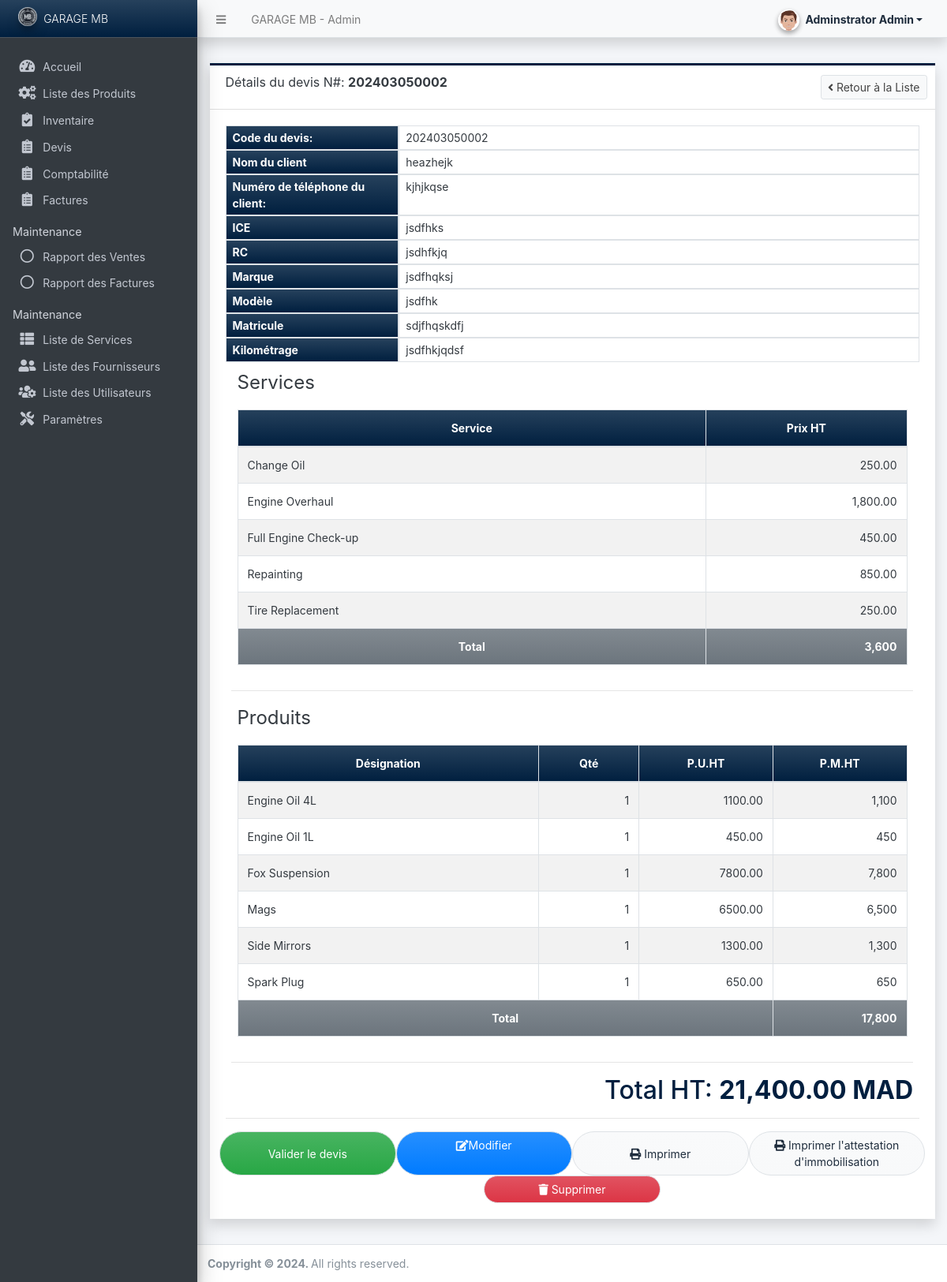
Screenshot of /admin/?page=transactions/view_details&id=9 (signed in) with the database file from the repository.
### tables this page shows
CREATE TABLE `transaction_services` (
  `transaction_id` int(30) NOT NULL,
  `service_id` int(30) NOT NULL,
  `price` float(15,2) NOT NULL DEFAULT 0.00
);

CREATE TABLE `service_list` (
  `id` int(30) NOT NULL,
  `name` text NOT NULL,
  `description` text NOT NULL,
  `price` float(15,2) NOT NULL DEFAULT 0.00,
  `status` tinyint(1) NOT NULL DEFAULT 1,
  `delete_flag` tinyint(1) NOT NULL DEFAULT 0,
  `date_created` datetime NOT NULL DEFAULT current_timestamp(),
  `date_updated` datetime NOT NULL DEFAULT current_timestamp() ON UPDATE current_timestamp()
);

CREATE TABLE `transaction_products` (
  `transaction_id` int(30) NOT NULL,
  `product_id` int(30) NOT NULL,
  `qty` int(11) NOT NULL DEFAULT 0,
  `price` float(15,2) NOT NULL DEFAULT 0.00
);

CREATE TABLE `product_list` (
  `id` int(30) NOT NULL,
  `name` text NOT NULL,
  `description` text NOT NULL,
  `price` float(15,2) NOT NULL DEFAULT 0.00,
  `image_path` text NOT NULL,
  `status` tinyint(1) NOT NULL DEFAULT 1,
  `delete_flag` tinyint(1) NOT NULL DEFAULT 0,
  `date_created` datetime NOT NULL DEFAULT current_timestamp(),
  `date_updated` datetime NOT NULL DEFAULT current_timestamp() ON UPDATE current_timestamp()
);

### config.php (called while the page is built, shortened)
<?php
function format_num($number = '' , $decimal = ''){
    if(is_numeric($number)){
        $ex = explode(".",$number);
        $decLen = isset($ex[1]) ? strlen($ex[1]) : 0;
        if(is_numeric($decimal)){
            return number_format($number,$decimal);
        }else{
            return number_format($number,$decLen);
        }
    }else{
        return "Invalid Input";
    }
}
?>

### admin/transactions/view_details.php (the view, shortened to what this page needs)
<div class="content py-3">
    <div class="card card-outline card-navy rounded-0 shadow">
        <div class="card-header">
            <h4 class="card-title">Détails du devis N#: <b><?= isset($code) ? $code : "" ?></b></h4>
            <div class="card-tools">
                <a href="./?page=transactions" class="btn btn-default border btn-sm"><i class="fa fa-angle-left"></i> Retour à la Liste</a>
            </div>
        </div>
        <div class="card-body">
            <div class="container-fluid" id="printout">
                <div class="row mb-0">
                    <div class="col-3 py-1 px-2 border border-navy bg-gradient-navy mb-0"><b>Code du devis:</b></div>
                    <div class="col-9 py-1 px-2 border mb-0"><?= isset($code) ? $code : '' ?></div>
                    <div class="col-3 py-1 px-2 border border-navy bg-gradient-navy mb-0"><b>Nom du client</b></div>
                    <div class="col-9 py-1 px-2 border mb-0"><?= isset($client_name) ? $client_name : '' ?></div>
                    <div class="col-3 py-1 px-2 border border-navy bg-gradient-navy mb-0"><b>Numéro de téléphone du client:</b></div>
                    <div class="col-9 py-1 px-2 border mb-0"><?= isset($contact) ? $contact : '' ?></div>
                    <div class="col-3 py-1 px-2 border border-navy bg-gradient-navy mb-0"><b>ICE</b></div>
                    <div class="col-9 py-1 px-2 border mb-0"><?= isset($ice) ? $ice : '' ?></div>
                    <div class="col-3 py-1 px-2 border border-navy bg-gradient-navy mb-0"><b>RC</b></div>
                    <div class="col-9 py-1 px-2 border mb-0"><?= isset($rc) ? $rc : '' ?></div>
                    <div class="col-3 py-1 px-2 border border-navy bg-gradient-navy mb-0"><b>Marque</b></div>
                    <div class="col-9 py-1 px-2 border mb-0"><?= isset($marque) ? $marque : '' ?></div>
                    <div class="col-3 py-1 px-2 border border-navy bg-gradient-navy mb-0"><b>Modèle</b></div>
                    <div class="col-9 py-1 px-2 border mb-0"><?= isset($modele) ? $modele : '' ?></div>
                    <div class="col-3 py-1 px-2 border border-navy bg-gradient-navy mb-0"><b>Matricule</b></div>
                    <div class="col-9 py-1 px-2 border mb-0"><?= isset($matricule) ? $matricule : '' ?></div>
                    <div class="col-3 py-1 px-2 border border-navy bg-gradient-navy mb-0"><b>Kilométrage</b></div>
                    <div class="col-9 py-1 px-2 border mb-0"><?= isset($kilometrage) ? $kilometrage : '' ?></div>
                </div>
                <div class="col-lg-12 col-md-12 col-sm-12 col-xs-12">
                    <fieldset>
                        <legend>Services</legend>
                        <table class="table table-striped table-bordered" id="service-list">
                            <colgroup>
                                <col width="70%">
                                <col width="30%">
                            </colgroup>
                            <thead>
                                <tr class="bg-gradient-navy">
                                    <th class="text-center">Service</th>
                                    <th class="text-center">Prix HT</th>
                                </tr>
                            </thead>
                            <tbody>
                                <?php
                                $service_amount = 0;
                                $ts_qry = $conn->query("SELECT ts.*, s.name as `service` FROM `transaction_services` ts inner join `service_list` s on ts.service_id = s.id where ts.`transaction_id` = '{$id}' ");
                                while($row = $ts_qry->fetch_assoc()):
                                    $service_amount += $row['price'];
                                ?>
                                <tr>
                                    <td><?= $row['service'] ?></td>
                                    <td class="text-right service_price"><?= format_num($row['price']) ?></td>
                                </tr>
                                <?php endwhile; ?>
                            </tbody>
                            <tfoot>
                                <tr class="bg-gradient-secondary">
                                    <th class="text-center">Total</th>
                                    <th class="text-right" id="service_total"><?= isset($service_amount) ? format_num($service_amount): 0 ?></th>
                                </tr>
                            </tfoot>
                        </table>
                    </fieldset>
                </div>
                <hr>
                <div class="col-lg-12 col-md-12 col-sm-12 col-xs-12">
                    <fieldset>
                        <legend>Produits</legend>
                        <table class="table table-striped table-bordered" id="product-list">
                            <colgroup>
                                <col width="45%">
                                <col width="15%">
                                <col width="20%">
                                <col width="20%">
                            </colgroup>
                            <thead>
                                <tr class="bg-gradient-navy">
                                    <th class="text-center">Désignation</th>
                                    <th class="text-center">Qté</th>
                                    <th class="text-center">P.U.HT</th>
                                    <th class="text-center">P.M.HT</th>
                                </tr>
                            </thead>
                            <tbody>
                            <?php
                                $product_total = 0;
                                $tp_qry = $conn->query("SELECT tp.*, p.name as `product` FROM `transaction_products` tp inner join `product_list` p on tp.product_id = p.id where tp.`transaction_id` = '{$id}' ");
                                while($row = $tp_qry->fetch_assoc()):
                                    $product_total += ($row['price'] * $row['qty']);
                            ?>
                                <tr>
                                    <td><?= $row['product'] ?></td>
                                    <td class="text-right"><?= $row['qty'] ?></td>
                                    <td class="text-right product_price"><?= $row['price'] ?></td>
                                    <td class="text-right product_total"><?= format_num($row['price'] * $row['qty']) ?></td>
                                </tr>
                            <?php endwhile; ?>
                            </tbody>
                            <tfoot>
                                <tr class="bg-gradient-secondary">
                                    <th colspan="3" class="text-center">Total</th>
                                    <th class="text-right" id="product_total"><?= isset($product_total) ? format_num($product_total): 0 ?></th>
                                </tr>
                            </tfoot>
                        </table>
                    </fieldset>
                </div>
                <hr>
                <h2 class="text-navy text-right">Total HT: <b id="amount"><?= isset($amount) ? format_num($amount) : "0.00" ?> MAD</b></h2>
            </div>
            <hr>
            <div class="row justify-content-center">
                <button class="btn btn-primary bg-gradient-green border col-lg-3 col-md-4 col-sm-12 col-xs-12 rounded-pill" id="update_status" type="button">Valider le devis</button>
                <a class="btn btn-primary bg-gradient-primary border col-lg-3 col-md-4 col-sm-12 col-xs-12 rounded-pill" href="./?page=transactions/manage_transaction&id=<?= isset($id) ? $id : '' ?>"><i class="fa fa-edit"></i>Modifier</a>
                <button class="btn btn-light bg-gradient-light border col-lg-3 col-md-4 col-sm-12 col-xs-12 rounded-pill" id="print"><i class="fa fa-print"></i> Imprimer</button>
                <button class="btn btn-light bg-gradient-light border col-lg-3 col-md-4 col-sm-12 col-xs-12 rounded-pill" id="print-immobilisation"><i class="fa fa-print"></i> Imprimer l'attestation d'immobilisation</button>
                <button class="btn btn-danger bg-gradient-danger border col-lg-3 col-md-4 col-sm-12 col-xs-12 rounded-pill" id="delete_transaction" type="button"><i class="fa fa-trash"></i> Supprimer</button>
            </div>
        </div>
    </div>
</div>

### rows the page displays
transaction_services: service.name "Change Oil", price "250.00"
transaction_services: service.name "Engine Overhaul", price "1,800.00"
transaction_services: service.name "Full Engine Check-up", price "450.00"
transaction_services: service.name "Repainting", price "850.00"
transaction_services: service.name "Tire Replacement", price "250.00"
transaction_products: product.name "Engine Oil 4L", qty "1", price "1100.00", format_num($row['price'] * $row['qty']) "1,100"
transaction_products: product.name "Engine Oil 1L", qty "1", price "450.00", format_num($row['price'] * $row['qty']) "450"
transaction_products: product.name "Fox Suspension", qty "1", price "7800.00", format_num($row['price'] * $row['qty']) "7,800"
transaction_products: product.name "Mags", qty "1", price "6500.00", format_num($row['price'] * $row['qty']) "6,500"
transaction_products: product.name "Side Mirrors", qty "1", price "1300.00", format_num($row['price'] * $row['qty']) "1,300"
transaction_products: product.name "Spark Plug", qty "1", price "650.00", format_num($row['price'] * $row['qty']) "650"

### other values shown
$_settings->info('name') "GARAGE MB"
$_settings->userdata('firstname').' '.$_settings->userdata('lastname') "Adminstrator Admin"
$_settings->info('short_name') "GARAGE MB"
$code "202403050002"
$client_name "heazhejk"
$contact "kjhjkqse"
$ice "jsdfhks"
$rc "jsdhfkjq"
$marque "jsdfhqksj"
$modele "jsdfhk"
$matricule "sdjfhqskdfj"
$kilometrage "jsdfhkjqdsf"
format_num($service_amount) "3,600"
format_num($product_total) "17,800"
format_num($amount) "21,400.00"
